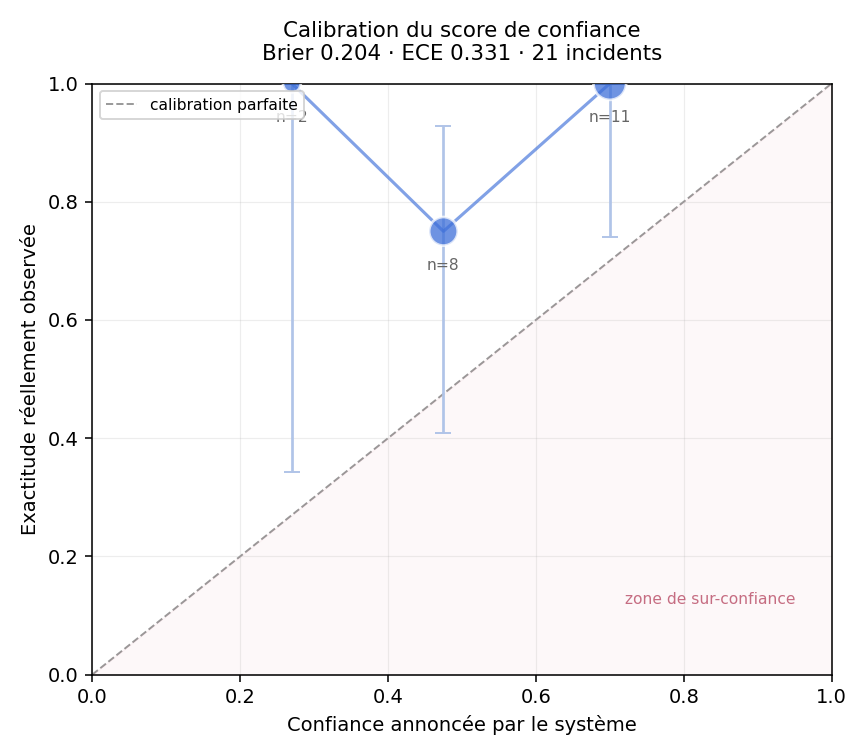

The Python source for this figure:
"""
Calibration du score de confiance — analyse post-campagne.

La question à laquelle ce script répond
---------------------------------------
Le score de confiance est calculable et auditable : chaque terme est
journalisé, un humain peut refaire l'opération. Mais cela ne dit rien de
sa VALEUR. Un score peut être parfaitement transparent et parfaitement
inutile s'il ne correspond à rien dans la réalité.

La question est donc : **quand le système annonce 0.70, a-t-il raison
70 % du temps ?**

Un système bien calibré permet de choisir un seuil en connaissance de
cause. Un système sur-confiant — qui annonce 0.80 alors qu'il a raison
50 % du temps — déclenche des actions automatiques sur des diagnostics
faux, et c'est le mode de défaillance le plus dangereux pour un système
d'auto-remédiation.

Cette analyse n'est possible que parce qu'on dispose d'une vérité terrain
indépendante : `ground_truth.jsonl` est écrit par l'injecteur AVANT que le
système n'observe quoi que ce soit. La boucle de supervision ne lit jamais
ce fichier et ignore qu'une campagne est en cours.

Ce que le script produit
------------------------
  - un diagramme de fiabilité (PNG), directement utilisable dans le rapport
  - le score de Brier et sa décomposition
  - l'erreur de calibration attendue (ECE) et maximale (MCE)
  - un fichier JSON avec le détail par bande

Usage :  python evaluation/calibration.py
"""

import sys
import json
import math
import pathlib
import argparse

_ROOT = pathlib.Path(__file__).resolve().parent.parent
sys.path.append(str(pathlib.Path(__file__).resolve().parent))

from dataset import charger, diagnostiquees, resume_effectifs  # noqa: E402

GROUND_TRUTH_PATH = _ROOT / "injectors" / "ground_truth.jsonl"
DECISIONS_PATH = _ROOT / "guardrails" / "decisions_log.jsonl"
SORTIE_JSON = _ROOT / "evaluation" / "calibration_results.json"
SORTIE_PNG = _ROOT / "evaluation" / "calibration.png"

ATTRIBUTION_WINDOW = 240

EXPECTED_COMPONENT = {
    "disk_saturation": "target-app", "saturation_disque": "target-app",
    "memory_leak": "target-app", "fuite_memoire": "target-app",
    "latency_injection": "dependency-service",
    "latence_dependance": "dependency-service",
}


# ---------------------------------------------------------------------------
# Mesures de calibration
# ---------------------------------------------------------------------------
BANDES = [(0.0, 0.2), (0.2, 0.4), (0.4, 0.6), (0.6, 0.8), (0.8, 1.001)]


def intervalle_wilson(succes: int, total: int, z: float = 1.96) -> tuple[float, float]:
    """
    Intervalle de confiance de Wilson à 95 %.

    Sur de petits effectifs — quelques incidents par bande — une proportion
    brute est très instable : 2 succès sur 3 vaut 67 %, mais un seul cas de
    plus la déplace de 17 points. Afficher cette proportion sans son
    incertitude donnerait une fausse impression de précision.

    Wilson plutôt que l'approximation normale : celle-ci se comporte mal
    aux extrêmes (proportions proches de 0 ou 1) et peut produire des
    bornes hors de [0, 1], ce qui est précisément le régime attendu ici.
    """
    if total == 0:
        return (0.0, 1.0)
    p = succes / total
    denominateur = 1 + z ** 2 / total
    centre = (p + z ** 2 / (2 * total)) / denominateur
    marge = z * math.sqrt(p * (1 - p) / total + z ** 2 / (4 * total ** 2)) / denominateur
    return (max(0.0, centre - marge), min(1.0, centre + marge))


def diagramme_fiabilite(jeu: list[dict]) -> list[dict]:
    bandes = []
    for bas, haut in BANDES:
        dedans = [d for d in jeu if bas <= d["confiance"] < haut]
        n = len(dedans)
        succes = sum(1 for d in dedans if d["correct"])
        confiance_moyenne = (sum(d["confiance"] for d in dedans) / n) if n else None
        bandes.append({
            "bande": f"[{bas:.1f} – {min(haut, 1.0):.1f}[",
            "centre": (bas + min(haut, 1.0)) / 2,
            "effectif": n,
            "confiance_moyenne": confiance_moyenne,
            "exactitude": (succes / n) if n else None,
            "ic95": intervalle_wilson(succes, n) if n else None,
            # Positif = sur-confiance (le système promet plus qu'il ne tient).
            "ecart": (confiance_moyenne - succes / n) if n else None,
        })
    return bandes


def score_brier(jeu: list[dict]) -> float | None:
    """
    Erreur quadratique moyenne entre confiance annoncée et issue réelle.

    Repères : 0.0 est parfait ; 0.25 correspond à annoncer 0.5 partout,
    c'est-à-dire à n'apporter aucune information. Au-delà de 0.25, le score
    est activement trompeur — mieux vaudrait ne rien annoncer.
    """
    if not jeu:
        return None
    return sum((d["confiance"] - (1.0 if d["correct"] else 0.0)) ** 2
               for d in jeu) / len(jeu)


def decomposition_brier(jeu: list[dict], bandes: list[dict]) -> dict:
    """
    Décomposition de Murphy : Brier = fiabilité − résolution + incertitude.

    Ces trois termes répondent à trois questions distinctes, là où le score
    global les confond :

      FIABILITÉ (à minimiser) — les probabilités annoncées correspondent-
      elles aux fréquences observées ? C'est la calibration au sens strict.

      RÉSOLUTION (à maximiser) — le score discrimine-t-il, c'est-à-dire
      s'écarte-t-il du taux de base ? Un système annonçant toujours la même
      valeur serait parfaitement fiable et totalement inutile ; seule la
      résolution le révèle.

      INCERTITUDE — la difficulté intrinsèque du problème, indépendante du
      système. Elle ne dépend que du taux de succès global.
    """
    n = len(jeu)
    if n == 0:
        return {}
    taux_base = sum(1 for d in jeu if d["correct"]) / n

    fiabilite = resolution = 0.0
    for b in bandes:
        if not b["effectif"]:
            continue
        poids = b["effectif"] / n
        fiabilite += poids * (b["confiance_moyenne"] - b["exactitude"]) ** 2
        resolution += poids * (b["exactitude"] - taux_base) ** 2

    return {
        "fiabilite": round(fiabilite, 4),
        "resolution": round(resolution, 4),
        "incertitude": round(taux_base * (1 - taux_base), 4),
        "taux_base": round(taux_base, 4),
    }


def erreurs_calibration(jeu: list[dict], bandes: list[dict]) -> dict:
    """
    ECE : écart moyen entre confiance et exactitude, pondéré par l'effectif.
    MCE : le pire écart observé sur une bande.

    L'ECE résume, la MCE alerte. Un ECE acceptable peut masquer une bande
    gravement sur-confiante — et si cette bande est celle qui déclenche les
    actions automatiques, c'est elle qui compte.
    """
    n = len(jeu) or 1
    ece = sum((b["effectif"] / n) * abs(b["ecart"])
              for b in bandes if b["effectif"])
    ecarts = [abs(b["ecart"]) for b in bandes if b["effectif"]]
    return {"ece": round(ece, 4), "mce": round(max(ecarts), 4) if ecarts else None}


# ---------------------------------------------------------------------------
# Figure
# ---------------------------------------------------------------------------
def tracer(bandes: list[dict], mesures: dict, chemin: pathlib.Path) -> bool:
    try:
        import matplotlib
        matplotlib.use("Agg")
        import matplotlib.pyplot as plt
    except ImportError:
        return False

    points = [b for b in bandes if b["effectif"]]
    if not points:
        return False

    fig, ax = plt.subplots(figsize=(6.2, 5.4), dpi=140)
    fig.patch.set_facecolor("white")

    ax.plot([0, 1], [0, 1], "--", color="#999999", linewidth=1,
            label="calibration parfaite", zorder=1)

    x = [b["confiance_moyenne"] for b in points]
    y = [b["exactitude"] for b in points]

    # Barres d'incertitude : sans elles, un point calculé sur 3 incidents
    # aurait le même poids visuel qu'un point calculé sur 15.
    bas = [b["exactitude"] - b["ic95"][0] for b in points]
    haut = [b["ic95"][1] - b["exactitude"] for b in points]
    ax.errorbar(x, y, yerr=[bas, haut], fmt="none", ecolor="#B0C4E8",
                elinewidth=1.4, capsize=4, zorder=2)

    # La taille du point traduit l'effectif de la bande.
    tailles = [40 + b["effectif"] * 22 for b in points]
    couleurs = ["#D95F7B" if b["ecart"] > 0.10 else "#3D6FD9" for b in points]
    ax.scatter(x, y, s=tailles, c=couleurs, alpha=0.75, edgecolors="white",
               linewidths=1.4, zorder=3)
    ax.plot(x, y, color="#3D6FD9", linewidth=1.6, alpha=0.65, zorder=2)

    for b in points:
        ax.annotate(f"n={b['effectif']}",
                    (b["confiance_moyenne"], b["exactitude"]),
                    textcoords="offset points", xytext=(0, -20),
                    ha="center", fontsize=8, color="#666666")

    ax.set_xlim(0, 1)
    ax.set_ylim(0, 1)
    ax.set_xlabel("Confiance annoncée par le système", fontsize=10)
    ax.set_ylabel("Exactitude réellement observée", fontsize=10)
    ax.set_title("Calibration du score de confiance\n"
                 f"Brier {mesures['brier']:.3f} · ECE {mesures['ece']:.3f}"
                 f" · {mesures['effectif']} incidents",
                 fontsize=11, pad=12)
    ax.grid(alpha=0.22, linewidth=0.6)
    ax.legend(fontsize=8, loc="upper left")

    # Repère de lecture : sous la diagonale, le système promet plus qu'il
    # ne tient — c'est le régime qui déclenche des actions à tort.
    ax.fill_between([0, 1], [0, 1], [0, 0], color="#D95F7B", alpha=0.045)
    ax.text(0.72, 0.12, "zone de sur-confiance", fontsize=8,
            color="#B84A64", alpha=0.8)

    fig.tight_layout()
    fig.savefig(chemin)
    plt.close(fig)
    return True


# ---------------------------------------------------------------------------
def main() -> None:
    parseur = argparse.ArgumentParser(description="Analyse de calibration SentinelOps")
    parseur.add_argument("--decisions", default=str(DECISIONS_PATH))
    parseur.add_argument("--ground-truth", default=str(GROUND_TRUTH_PATH))
    arguments = parseur.parse_args()

    appariees, non_detectes = charger(pathlib.Path(arguments.decisions),
                                      pathlib.Path(arguments.ground_truth))
    effectifs = resume_effectifs(appariees, non_detectes)

    # Les analyses en échec sont ÉCARTÉES de la calibration. Une confiance
    # de 0.0 accompagnée d'un diagnostic de repli n'est pas une prédiction
    # mal calibrée : c'est l'absence de prédiction. Les inclure gonflerait
    # artificiellement la résolution — le score paraîtrait mieux discriminer
    # qu'il ne le fait — et fausserait l'ECE.
    utiles = diagnostiquees(appariees)
    jeu = [{"confiance": d.confiance, "correct": d.correct,
            "type": d.type_panne} for d in utiles]

    print(f"\nEffectifs : {effectifs['incidents_injectes']} incidents injectés · "
          f"{effectifs['diagnostiquees']} diagnostiqués · "
          f"{effectifs['analyses_en_echec']} analyses en échec · "
          f"{effectifs['non_detectes']} non détectés")
    print("La calibration ne porte que sur les incidents diagnostiqués.")

    if len(jeu) < 5:
        print(f"\nSeulement {len(jeu)} diagnostic(s) exploitable(s) — insuffisant.")
        return

    bandes = diagramme_fiabilite(jeu)
    brier = score_brier(jeu)
    decomposition = decomposition_brier(jeu, bandes)
    erreurs = erreurs_calibration(jeu, bandes)

    mesures = {"effectif": len(jeu), "brier": round(brier, 4), **erreurs,
               **decomposition, "bandes": bandes}

    # --- Restitution lisible ---
    print(f"\nCALIBRATION — {len(jeu)} décisions appariées à leur vérité terrain\n")
    print(f"{'bande':<16}{'n':>4}{'annoncé':>10}{'observé':>10}{'écart':>9}   IC 95 %")
    print("-" * 72)
    for b in bandes:
        if not b["effectif"]:
            print(f"{b['bande']:<16}{0:>4}{'—':>10}{'—':>10}{'—':>9}")
            continue
        bas, haut = b["ic95"]
        drapeau = "  sur-confiance" if b["ecart"] > 0.10 else ""
        print(f"{b['bande']:<16}{b['effectif']:>4}"
              f"{b['confiance_moyenne']:>10.2f}{b['exactitude']:>10.2f}"
              f"{b['ecart']:>+9.2f}   [{bas:.2f} – {haut:.2f}]{drapeau}")

    print(f"\nScore de Brier      {brier:.4f}   (0 = parfait, 0.25 = sans information)")
    print(f"  fiabilité         {decomposition['fiabilite']:.4f}   à minimiser — "
          f"écart entre promesse et réalité")
    print(f"  résolution        {decomposition['resolution']:.4f}   à maximiser — "
          f"capacité à discriminer")
    print(f"  incertitude       {decomposition['incertitude']:.4f}   difficulté "
          f"intrinsèque du problème")
    print(f"\nECE                 {erreurs['ece']:.4f}   erreur de calibration moyenne")
    print(f"MCE                 {erreurs['mce']:.4f}   pire bande")

    # --- Interprétation, en toutes lettres ---
    print("\nLECTURE")
    # Sur- et sous-confiance n'ont pas la même gravité, et l'ECE seul ne
    # les distingue pas : il mesure un écart en valeur absolue.
    #
    #   SUR-confiance  : le système promet plus qu'il ne tient. C'est le
    #                    régime dangereux — il déclenche des actions
    #                    automatiques sur des diagnostics faux.
    #   SOUS-confiance : il a raison plus souvent qu'il ne l'annonce. Le
    #                    coût est une prudence excessive : des décisions
    #                    correctes renvoyées inutilement à un humain.
    #
    # Rapporter les deux sous le même verdict « mal calibré » masquerait
    # cette différence, qui est justement celle qui compte.
    sur = [b for b in bandes if b["effectif"] and b["ecart"] > 0.10]
    sous = [b for b in bandes if b["effectif"] and b["ecart"] < -0.10]

    if not sur and not sous:
        print("  Le score est bien calibré : ce qu'il annonce correspond à")
        print("  ce qui se produit.")
    elif sur:
        pires = ", ".join(b["bande"] for b in sur)
        print(f"  SUR-CONFIANCE sur {pires}.")
        print("  Le système promet plus qu'il ne tient dans ces bandes. C'est le")
        print("  régime à risque, puisque c'est lui qui autorise les actions")
        print("  automatiques sur des diagnostics qui se révèlent faux.")
    else:
        pires = ", ".join(b["bande"] for b in sous)
        ecart_max = max(abs(b["ecart"]) for b in sous)
        print(f"  SOUS-CONFIANCE sur {pires} (jusqu'à {ecart_max:.2f}).")
        print("  Le système a raison plus souvent qu'il ne l'annonce. Ce n'est")
        print("  pas dangereux — aucune action erronée n'en découle — mais c'est")
        print("  coûteux : des diagnostics corrects sont renvoyés à un humain")
        print("  alors qu'ils auraient pu être traités seuls. Les seuils")
        print("  pourraient être abaissés sans perte de sûreté.")

    if decomposition["resolution"] < 0.02:
        print("\n  Résolution faible : le score discrimine peu entre les cas")
        print("  corrects et incorrects. Il est fiable mais peu informatif.")
    elif decomposition["resolution"] > decomposition["fiabilite"] * 2:
        print("\n  Résolution élevée par rapport à la fiabilité : le score sépare")
        print("  bien les cas corrects des incorrects, mais ses valeurs absolues")
        print("  sont décalées. Un simple recalage suffirait à le rendre lisible")
        print("  comme une probabilité.")

    if len(jeu) < 50:
        print(f"\n  Réserve : {len(jeu)} incidents seulement. Les intervalles de")
        print("  confiance ci-dessus sont larges, et ces chiffres doivent être")
        print("  lus comme une tendance et non comme une mesure établie.")

    SORTIE_JSON.write_text(json.dumps(mesures, indent=2, ensure_ascii=False),
                           encoding="utf-8")
    print(f"\nDétail écrit dans {SORTIE_JSON.name}")

    if tracer(bandes, mesures, SORTIE_PNG):
        print(f"Figure écrite dans {SORTIE_PNG.name}")
    else:
        print("Figure non produite — « pip install matplotlib » pour l'activer")


if __name__ == "__main__":
    main()
